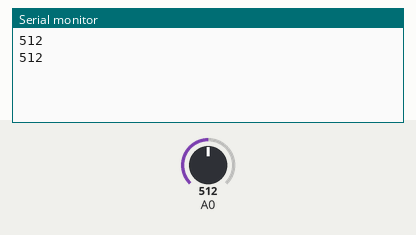
A sketch run on a simulated Arduino Uno, built with avr-gcc and run on an emulated ATmega328P. Parts: the last lines printed to the serial monitor. The inputs (shaded band) are chosen by the test bench; at power-on: A0 = 512.

Above: at 5.8 s.
5.9 s: A0 set to 716
At 10.9 s:
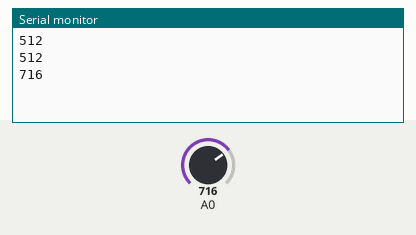
11.9 s: A0 set to 900
At 15.9 s:
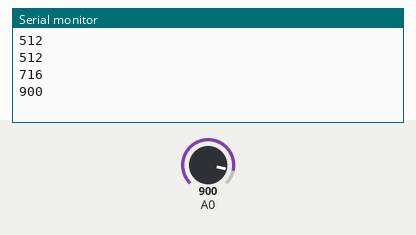
Timing chart, 0 to 17.4 s (numbered marks = the images above; inputs shaded):
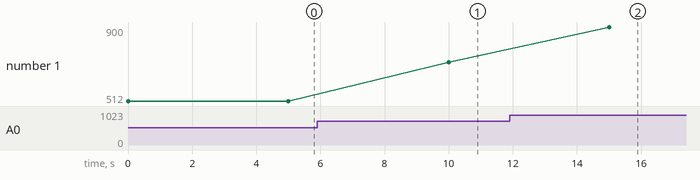

The sketch:

ECOnnY-Arduino.ino
```cpp
void setup(){
  pinMode(A0, INPUT);
  Serial.begin(9600);
}

void loop(){
  int sensorValue = analogRead(A0);
  Serial.println(sensorValue);
  delay(5000);
}
```

Measured:
- after the input at 5.9 s, the serial monitor: prints a new line after 4.1 s (image 1)
- after the input at 11.9 s, the serial monitor: prints a new line after 3.1 s (image 2)
- plotted number 1: 512 → 716 after the input at 5.9 s, 716 → 900 after the input at 11.9 s
